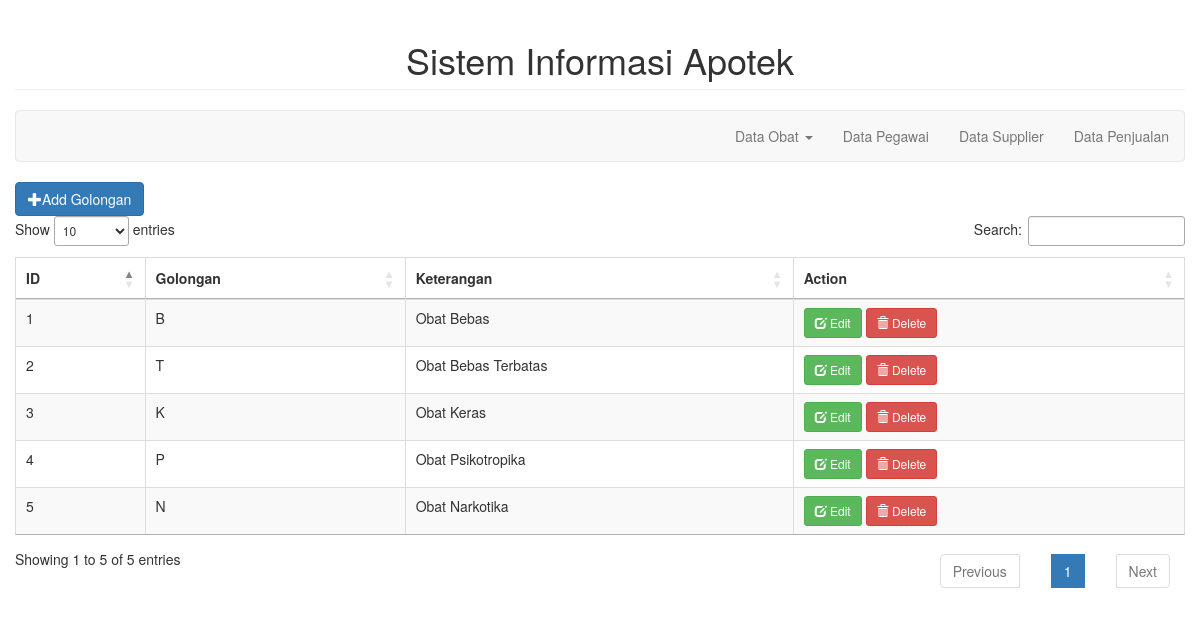
The page /index_golongan.php on the database its author committed.
### tables this page shows
CREATE TABLE `golongan` (
  `id` int(4) NOT NULL,
  `golongan` char(1) NOT NULL,
  `keterangan` varchar(20) NOT NULL
);

### index_golongan.php (the view, shortened to what this page needs)
<!DOCTYPE html>
<html>
<head>
	<link rel="stylesheet" type="text/css" href="bootstrap/css/bootstrap.min.css">
	<link rel="stylesheet" type="text/css" href="datatable/dataTable.bootstrap.min.css">
	<link rel="stylesheet" type="text/css" href="https://cdn.datatables.net/1.10.19/css/jquery.dataTables.min.css">
	<link rel="stylesheet" type="text/css" href="css/custom.css">
</head>
<body>
<div class="container-fluid">
	<h1 class="page-header text-center">Sistem Informasi Apotek</h1>
			<nav class="navbar navbar-default">
		<div class="container-fluid">
			<ul class="nav navbar-nav navbar-right">
				<li class="dropdown"><a class="dropdown-toggle" data-toggle="dropdown"> Data Obat <span class="caret"></span></a>
				</li>
				<li><a href="index_pegawai.php">Data Pegawai</a></li>
				<li><a href="index_supplier.php">Data Supplier</a></li>
				<li><a href="index_penjualan.php">Data Penjualan</a> </li>
			</ul>
		</div>
	</nav>
			<div class="container-fluid">
			<div class="row">
				<a href="#addnew" data-toggle="modal" class="btn btn-primary"><span class="glyphicon glyphicon-plus"></span>Add Golongan</a>
			</div>
		</div>
			<div class="container-fluid">
			<div class="row">
				<table id="myTable" class="table table-bordered table-striped">
					<thead>
						<th>ID</th>
						<th>Golongan</th>
						<th>Keterangan</th>
						<th>Action</th>
					</thead>
					<tbody>
						<?php
							include_once('connection.php');
							$sql = "SELECT * FROM golongan";
							 $query = mysqli_query($conn, $sql);
							while($row = mysqli_fetch_assoc($query)){
							 	echo
								"<tr>
							 		<td>".$row['id']."</td>
							 		<td>".$row['golongan']."</td>
							 		<td>".$row['keterangan']."</td>
							 		<td>
							 			<a href='#edit_".$row['id']."' class='btn btn-success btn-sm' data-toggle='modal'><span class='glyphicon glyphicon-edit'></span> Edit</a>
									<a href='#delete_".$row['id']."' class='btn btn-danger btn-sm' data-toggle='modal'><span class='glyphicon glyphicon-trash'></span> Delete</a>
									</td>
							 	</tr>";
							}
						?>
					</tbody>
				</table>
			</div>
		</div>
	</div>
</body>
</html>

### rows shown on the page
golongan: id "1", golongan "B", keterangan "Obat Bebas"
golongan: id "2", golongan "T", keterangan "Obat Bebas Terbatas"
golongan: id "3", golongan "K", keterangan "Obat Keras"
golongan: id "4", golongan "P", keterangan "Obat Psikotropika"
golongan: id "5", golongan "N", keterangan "Obat Narkotika"
